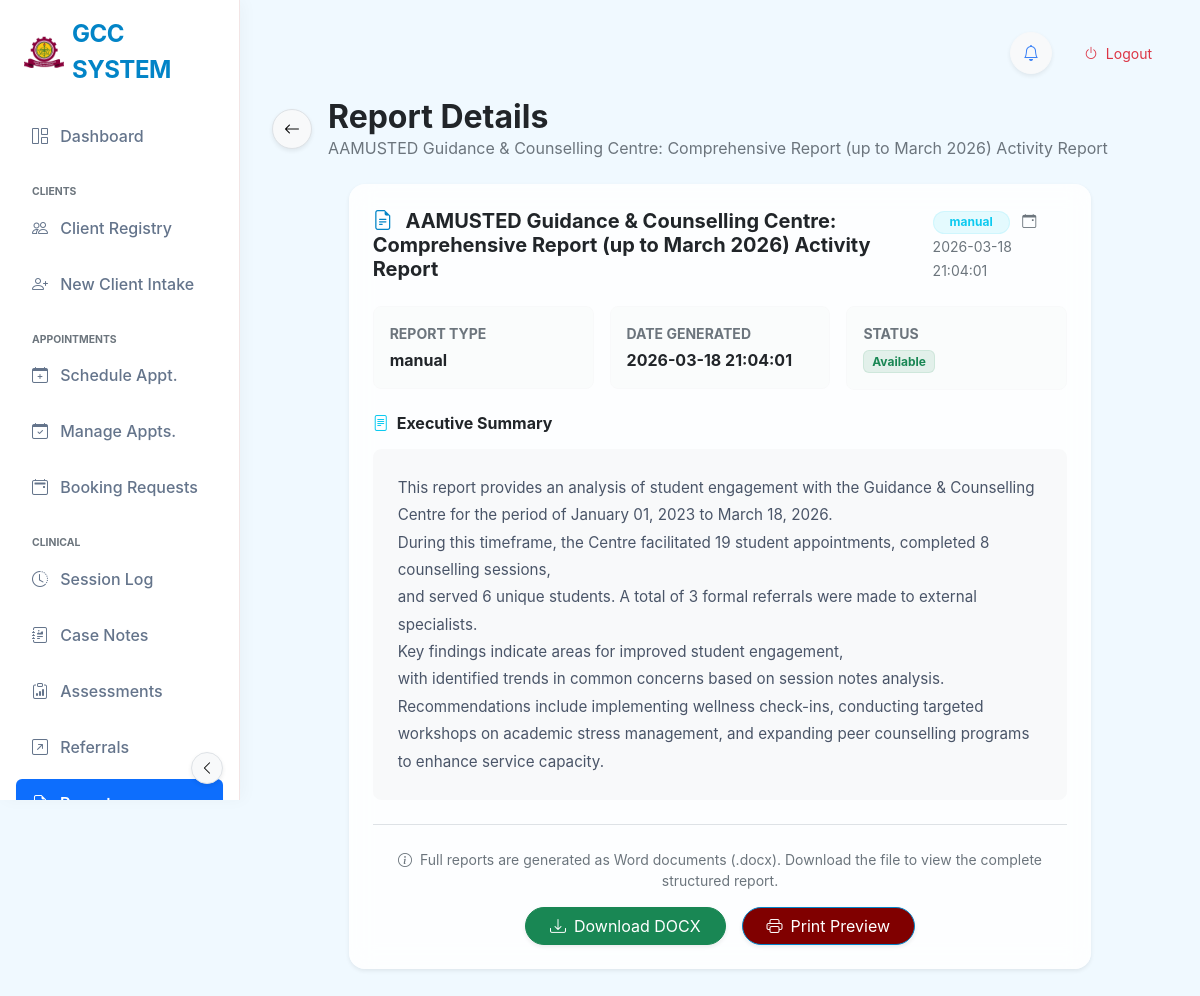
The page /view_report/18 (signed in) on the database its author committed.
### tables this page shows
CREATE TABLE app_settings (
            id INTEGER PRIMARY KEY AUTOINCREMENT,
            setting_name TEXT NOT NULL UNIQUE,
            setting_value TEXT
        , updated_at TIMESTAMP, global_id TEXT, last_synced_at TEXT, is_deleted BOOLEAN DEFAULT 0);

CREATE TABLE reports (
            id INTEGER PRIMARY KEY AUTOINCREMENT,
            title TEXT,
            date_generated TIMESTAMP DEFAULT CURRENT_TIMESTAMP,
            report_type TEXT,
            file_path TEXT,
            summary TEXT
        );

### app.py (the view)
@app.route('/view_report/<int:report_id>')
@login_required
def view_report(report_id):
    conn = get_db_connection()
    report = conn.execute('''
        SELECT * FROM reports WHERE id = ?
    ''', (report_id,)).fetchone()
    if not report:
        conn.close()
        flash('Report not found', 'error')
        return redirect(url_for('reports_list'))
    conn.close()
    report_dict = dict(report)
    return render_template('view_report.html', report=report_dict, now=datetime.utcnow())

### templates/view_report.html (shortened to what this page needs)
{% extends "base_modern.html" %}
{% block content %}
<div class="row align-items-center mb-4">
    <div class="col-12">
        <div class="d-flex align-items-center">
            <a href="javascript:history.back()" class="btn btn-light border rounded-circle shadow-sm me-3"
                style="width: 40px; height: 40px; display: flex; align-items: center; justify-content: center;">
                <i class="bi bi-arrow-left"></i>
            </a>
            <div>
                <h2 class="fw-bold mb-0 text-dark">Report Details</h2>
                <p class="text-muted mb-0">{{ report['title'] or 'Untitled Report' }}</p>
            </div>
        </div>
    </div>
</div>
<div class="row justify-content-center">
    <div class="col-lg-10">
        <div class="card card-glass border-0 shadow-sm">
            <div
                class="card-header bg-transparent border-0 pt-4 px-4 pb-0 d-flex justify-content-between align-items-center">
                <h5 class="mb-0 fw-bold text-dark">
                    <i class="bi bi-file-earmark-text me-2 text-primary"></i>
                    {{ report['title'] or 'Untitled Report' }}
                </h5>
                <div>
                    <span
                        class="badge rounded-pill bg-info bg-opacity-10 text-info border border-info border-opacity-10 me-2 px-3">{{
                        report['report_type'] or 'N/A' }}</span>
                    <small class="text-muted"><i class="bi bi-calendar-event me-1"></i> {{ report['date_generated']
                        }}</small>
                </div>
            </div>
            <div class="card-body p-4">
                <div class="row g-3 mb-4">
                    <div class="col-md-4">
                        <div class="p-3 bg-light bg-opacity-50 rounded-3 border border-light">
                            <small class="text-muted d-block text-uppercase small fw-bold mb-1">Report Type</small>
                            <span class="fw-bold text-dark">{{ report['report_type'] or 'N/A' }}</span>
                        </div>
                    </div>
                    <div class="col-md-4">
                        <div class="p-3 bg-light bg-opacity-50 rounded-3 border border-light">
                            <small class="text-muted d-block text-uppercase small fw-bold mb-1">Date Generated</small>
                            <span class="fw-bold text-dark">{{ report['date_generated'] }}</span>
                        </div>
                    </div>
                    <div class="col-md-4">
                        <div class="p-3 bg-light bg-opacity-50 rounded-3 border border-light">
                            <small class="text-muted d-block text-uppercase small fw-bold mb-1">Status</small>
                            {% if report['file_path'] %}
                            <span
                                class="badge bg-success bg-opacity-10 text-success border border-success border-opacity-10">Available</span>
                            {% else %}
                            <span
                                class="badge bg-warning bg-opacity-10 text-warning border border-warning border-opacity-10">Pending</span>
                            {% endif %}
                        </div>
                    </div>
                </div>
                {% if report['summary'] %}
                <div class="mb-4">
                    <h6 class="fw-bold text-dark mb-3"><i class="bi bi-file-text me-2 text-info"></i>Executive Summary
                    </h6>
                    <div class="p-4 bg-light rounded-3 border border-light report-summary">
                        {{ report['summary'] | nl2br | safe }}
                    </div>
                </div>
                {% endif %}
                <div class="border-top pt-4 mt-4 text-center">
                    <p class="small text-muted mb-3">
                        <i class="bi bi-info-circle me-1"></i>
                        Full reports are generated as Word documents (.docx). Download the file to view the complete
                        structured report.
                    </p>
                    <div class="d-flex justify-content-center gap-3">
                        {% if report['file_path'] %}
                        <a href="{{ url_for('download_report_file', report_id=report['id']) }}"
                            class="btn btn-success shadow-sm rounded-pill px-4 btn-hover-lift">
                            <i class="bi bi-download me-2"></i>Download DOCX
                        </a>
                        {% endif %}
                        <a href="{{ url_for('print_report', report_id=report['id']) }}" target="_blank"
                            class="btn btn-primary shadow-sm rounded-pill px-4 btn-hover-lift">
                            <i class="bi bi-printer me-2"></i>Print Preview
                        </a>
                    </div>
                </div>
            </div>
        </div>
    </div>
</div>
{% endblock %}

### templates/base_modern.html (shortened to what this page needs)
<!DOCTYPE html>
<html lang="en">
<head>
    <link href="{{ url_for('static', filename='css/bootstrap.min.css') }}" rel="stylesheet">
    <link rel="stylesheet" href="{{ url_for('static', filename='css/bootstrap-icons.css') }}">
    <link rel="stylesheet" href="{{ url_for('static', filename='css/modern_theme.css') }}?v=2.2">
</head>
<body data-theme="{{ settings.get('active_theme', 'default') }}">
    <nav class="sidebar-glass d-flex flex-column flex-shrink-0 p-3" id="sidebar">
        <div class="mb-4">
            <a href="/" class="d-flex align-items-center link-dark text-decoration-none logo-container ps-2">
                {% if settings.logo_url %}
                <img src="{{ settings.logo_url }}" class="me-2"
                    style="max-height: 40px; max-width: 40px; object-fit: contain;">
                {% else %}
                <div class="bg-gradient p-2 rounded-3 me-2" style="background: maroon; color: white;">
                    <i class="bi bi-heart-pulse-fill fs-4"></i>
                </div>
                {% endif %}
                <span class="fs-4 fw-bold sidebar-header-text" style="letter-spacing: -0.02em; color: var(--brand-primary);">{{ settings.get('system_name', 'USTED SYSTEM') }}</span>
            </a>
        </div>
        <ul class="nav nav-pills flex-column mb-auto">
            <li class="nav-item">
                <a href="{{ url_for('dashboard') }}"
                    class="nav-link {% if request.endpoint == 'dashboard' %}active{% endif %}" title="Dashboard"
                    data-bs-toggle="tooltip" data-bs-placement="right">
                    <i class="bi bi-grid-1x2 me-2"></i> <span>Dashboard</span>
                </a>
            </li>
            {% if session.get('role') in ['Secretary', 'Admin', 'Counsellor', 'Counselor'] %}
            <li class="mt-3 text-uppercase small text-muted fw-bold ps-3 mb-1 nav-category-header" style="font-size:0.65rem;">Clients</li>
            <li>
                <a href="{{ url_for('students') }}"
                    class="nav-link {% if 'student' in request.endpoint and 'intake' not in request.endpoint %}active{% endif %}"
                    title="Client Registry" data-bs-toggle="tooltip" data-bs-placement="right">
                    <i class="bi bi-people me-2"></i> <span>Client Registry</span>
                </a>
            </li>
            <li>
                <a href="{{ url_for('intake') }}"
                    class="nav-link {% if 'intake' in request.endpoint %}active{% endif %}" title="New Client Intake"
                    data-bs-toggle="tooltip" data-bs-placement="right">
                    <i class="bi bi-person-plus me-2"></i> <span>New Client Intake</span>
                </a>
            </li>
            <li class="mt-3 text-uppercase small text-muted fw-bold ps-3 mb-1 nav-category-header" style="font-size:0.65rem;">Appointments</li>
            <li>
                <a href="{{ url_for('appointment') }}"
                    class="nav-link {% if request.endpoint == 'appointment' %}active{% endif %}"
                    title="Schedule Appointment" data-bs-toggle="tooltip" data-bs-placement="right">
                    <i class="bi bi-calendar-plus me-2"></i> <span>Schedule Appt.</span>
                </a>
            </li>
            <li>
                <a href="{{ url_for('manage_appointments') }}"
                    class="nav-link {% if 'manage_appointments' in request.endpoint %}active{% endif %}"
                    title="Manage Appointments" data-bs-toggle="tooltip" data-bs-placement="right">
                    <i class="bi bi-calendar-check me-2"></i> <span>Manage Appts.</span>
                </a>
            </li>
            <li>
                <a href="/admin/bookings"
                    class="nav-link {% if 'bookings' in request.endpoint %}active{% endif %}" title="Booking Requests"
                    data-bs-toggle="tooltip" data-bs-placement="right">
                    <i class="bi bi-calendar2-event me-2"></i>
                    <span>Booking Requests</span>
                </a>
            </li>
            {% endif %}
            {% if (session.get('role') or '')|trim in ['Counsellor', 'Counselor', 'Admin'] %}
            <li class="mt-3 text-uppercase small text-muted fw-bold ps-3 mb-1 nav-category-header" style="font-size:0.65rem;">Clinical</li>
            <li>
                <a href="{{ url_for('sessions_list') }}"
                    class="nav-link {% if 'session' in request.endpoint and 'case' not in request.endpoint %}active{% endif %}"
                    title="Session Log" data-bs-toggle="tooltip" data-bs-placement="right">
                    <i class="bi bi-clock-history me-2"></i> <span>Session Log</span>
                </a>
            </li>
            <li>
                <a href="{{ url_for('case_notes_list') }}"
                    class="nav-link {% if 'case_notes' in request.endpoint %}active{% endif %}" title="Case Notes"
                    data-bs-toggle="tooltip" data-bs-placement="right">
                    <i class="bi bi-journal-richtext me-2"></i> <span>Case Notes</span>
                </a>
            </li>
            <li>
                <a href="{{ url_for('dass21_list') }}"
                    class="nav-link {% if 'dass21' in request.endpoint %}active{% endif %}" title="Assessments"
                    data-bs-toggle="tooltip" data-bs-placement="right">
                    <i class="bi bi-clipboard-data me-2"></i> <span>Assessments</span>
                </a>
            </li>
            <li>
                <a href="{{ url_for('all_referrals') }}"
                    class="nav-link {% if 'referral' in request.endpoint %}active{% endif %}" title="Referrals"
                    data-bs-toggle="tooltip" data-bs-placement="right">
                    <i class="bi bi-arrow-up-right-square me-2"></i> <span>Referrals</span>
                </a>
            </li>
            <li>
                <a href="{{ url_for('reports_list') }}"
                    class="nav-link {% if 'report' in request.endpoint %}active{% endif %}" title="Reports"
                    data-bs-toggle="tooltip" data-bs-placement="right">
                    <i class="bi bi-file-earmark-bar-graph me-2"></i> <span>Reports</span>
                </a>
            </li>
            {% endif %}
        </ul>
                    {% set role_labels = {'Secretary': 'Desk Administrator', 'Admin': 'System Administrator', 'Counsellor': 'Counsellor', 'Counselor': 'Counsellor'} %}
                    {% set display_name = session.get('full_name', 'User') %}
                    {% if display_name.strip().lower() in ['secretary', 'admin', 'counsellor', 'counselor'] %}
                        {% set display_name = role_labels.get(session.get('role'), display_name) %}
                    {% endif %}
        <button
            class="btn btn-sm btn-light border position-absolute bottom-0 end-0 m-3 rounded-circle shadow-sm d-none d-md-flex align-items-center justify-content-center"
            id="sidebarToggle" style="width: 32px; height: 32px; z-index: 1050;">
            <i class="bi bi-chevron-left"></i>
        </button>
    </nav>
    <main class="main-content">
        <div class="d-flex justify-content-between align-items-center mb-4 gap-3">
            <div class="d-flex align-items-center gap-3">
                <div class="dropdown">
                    <button class="btn btn-light rounded-circle position-relative shadow-sm" type="button"
                        id="notifDropdown" data-bs-toggle="dropdown" aria-expanded="false"
                        style="width: 42px; height: 42px;">
                        <i class="bi bi-bell text-secondary"></i>
                    </button>
                </div>
                <a href="{{ url_for('logout') }}" class="btn btn-outline-danger border-0 btn-sm rounded-pill px-3">
                    <i class="bi bi-power me-1"></i> Logout
                </a>
            </div>
        </div>
        {% block content %}{% endblock %}
    </main>
</body>
</html>

### rows shown on the page
app_settings: logo_url (picture)
app_settings: get "GCC SYSTEM"
reports: title "AAMUSTED Guidance & Counselling Centre: Comprehensive Report (up to March 2026) Activity Report", report_type "manual", date_generated "2026-03-18 21:04:01", summary "This report provides an analysis of student engagement with the Guidance & Counselling Centre for the period of January 01, 2023 to March 18, 2026. During this timeframe, the Centre facilitated 19 student appointments, completed 8 counselling sessions, and served 6 unique students. A total of 3 formal referrals were made to external specialists. Key findings indicate areas for improved student engagement, with identified trends in common concerns based on session notes analysis. Recommendations include implementing wellness check-ins, conducting targeted workshops on academic stress management, and expanding peer counselling programs to enhance service capacity."
